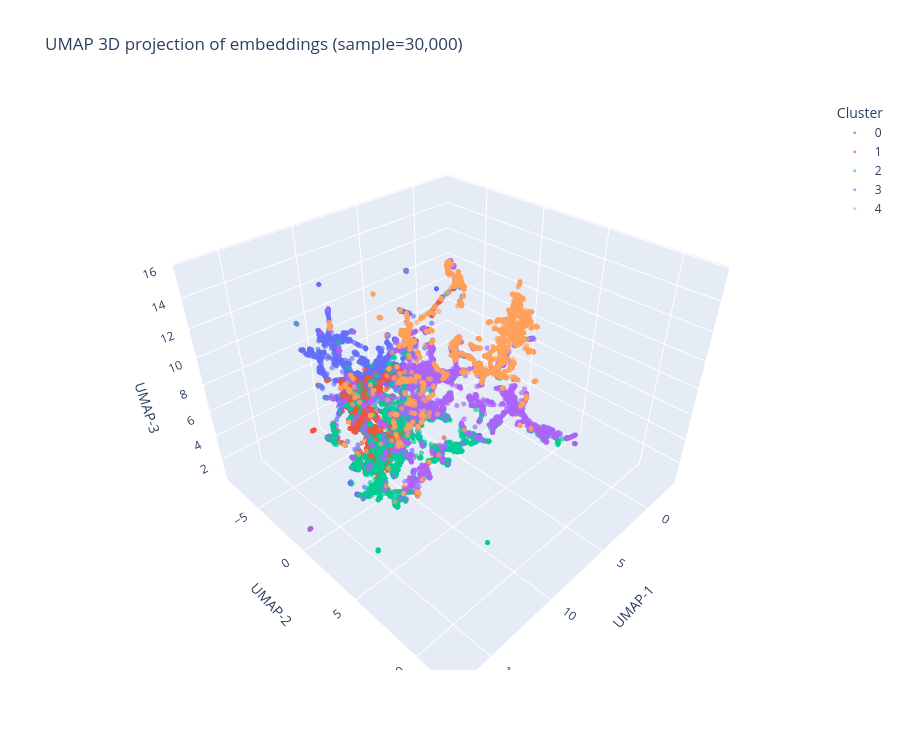

The cell this chart's notebook holds for it:
### Code cell
import plotly.express as px

fig = px.scatter_3d(
    viz_df,
    x="x", y="y", z="z",
    color="cluster_title",
    hover_data={"product_id": True, "hover_text": True, "cluster_id": True, "x": False, "y": False, "z": False},
    opacity=0.65,
    title=f"UMAP 3D projection of embeddings (sample={len(viz_df):,})"
)

fig.update_traces(marker=dict(size=3))
fig.update_layout(
    legend_title_text="Cluster",
    scene=dict(
        xaxis_title="UMAP-1",
        yaxis_title="UMAP-2",
        zaxis_title="UMAP-3"
    ),
    height=750
)

fig.show()

### Figure 1 — Plotly figure (JSON) as saved in the notebook; plotly's stock layout.template omitted (floating-point values rounded to 4 significant figures; data arrays with more than 128 entries replaced by an {"elided": "..."} marker saying what was removed)
{"data": [{"customdata": {"elided": "6000x3 mixed values"}, "hovertemplate": "cluster_title=0<br>product_id=%{customdata[0]}<br>hover_text=%{customdata[1]}<br>cluster_id=%{customdata[2]}<extra></extra>", "legendgroup": "0", "marker": {"color": "#636efa", "opacity": 0.65, "size": 3, "symbol": "circle"}, "mode": "markers", "name": "0", "scene": "scene", "showlegend": true, "type": "scatter3d", "x": {"elided": "6000 float values"}, "y": {"elided": "6000 float values"}, "z": {"elided": "6000 float values"}}, {"customdata": {"elided": "6000x3 mixed values"}, "hovertemplate": "cluster_title=1<br>product_id=%{customdata[0]}<br>hover_text=%{customdata[1]}<br>cluster_id=%{customdata[2]}<extra></extra>", "legendgroup": "1", "marker": {"color": "#EF553B", "opacity": 0.65, "size": 3, "symbol": "circle"}, "mode": "markers", "name": "1", "scene": "scene", "showlegend": true, "type": "scatter3d", "x": {"elided": "6000 float values"}, "y": {"elided": "6000 float values"}, "z": {"elided": "6000 float values"}}, {"customdata": {"elided": "6000x3 mixed values"}, "hovertemplate": "cluster_title=2<br>product_id=%{customdata[0]}<br>hover_text=%{customdata[1]}<br>cluster_id=%{customdata[2]}<extra></extra>", "legendgroup": "2", "marker": {"color": "#00cc96", "opacity": 0.65, "size": 3, "symbol": "circle"}, "mode": "markers", "name": "2", "scene": "scene", "showlegend": true, "type": "scatter3d", "x": {"elided": "6000 float values"}, "y": {"elided": "6000 float values"}, "z": {"elided": "6000 float values"}}, {"customdata": {"elided": "6000x3 mixed values"}, "hovertemplate": "cluster_title=3<br>product_id=%{customdata[0]}<br>hover_text=%{customdata[1]}<br>cluster_id=%{customdata[2]}<extra></extra>", "legendgroup": "3", "marker": {"color": "#ab63fa", "opacity": 0.65, "size": 3, "symbol": "circle"}, "mode": "markers", "name": "3", "scene": "scene", "showlegend": true, "type": "scatter3d", "x": {"elided": "6000 float values"}, "y": {"elided": "6000 float values"}, "z": {"elided": "6000 float values"}}, {"customdata": {"elided": "6000x3 mixed values"}, "hovertemplate": "cluster_title=4<br>product_id=%{customdata[0]}<br>hover_text=%{customdata[1]}<br>cluster_id=%{customdata[2]}<extra></extra>", "legendgroup": "4", "marker": {"color": "#FFA15A", "opacity": 0.65, "size": 3, "symbol": "circle"}, "mode": "markers", "name": "4", "scene": "scene", "showlegend": true, "type": "scatter3d", "x": {"elided": "6000 float values"}, "y": {"elided": "6000 float values"}, "z": {"elided": "6000 float values"}}], "layout": {"height": 750, "legend": {"title": {"text": "Cluster"}, "tracegroupgap": 0}, "scene": {"domain": {"x": [0, 1], "y": [0, 1]}, "xaxis": {"title": {"text": "UMAP-1"}}, "yaxis": {"title": {"text": "UMAP-2"}}, "zaxis": {"title": {"text": "UMAP-3"}}}, "title": {"text": "UMAP 3D projection of embeddings (sample=30,000)"}}}
